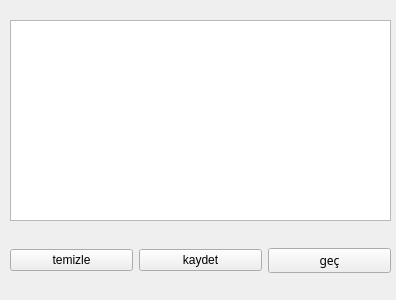
<?xml version="1.0" encoding="UTF-8"?>
<ui version="4.0">
 <class>Form</class>
 <widget class="QWidget" name="Form">
  <property name="geometry">
   <rect>
    <x>0</x>
    <y>0</y>
    <width>396</width>
    <height>300</height>
   </rect>
  </property>
  <property name="windowTitle">
   <string>Form</string>
  </property>
  <widget class="QWidget" name="horizontalLayoutWidget">
   <property name="geometry">
    <rect>
     <x>10</x>
     <y>230</y>
     <width>381</width>
     <height>61</height>
    </rect>
   </property>
   <layout class="QHBoxLayout" name="horizontalLayout">
    <item>
     <widget class="QPushButton" name="pushButton_2">
      <property name="text">
       <string>temizle</string>
      </property>
     </widget>
    </item>
    <item>
     <widget class="QPushButton" name="pushButton_3">
      <property name="text">
       <string>kaydet</string>
      </property>
     </widget>
    </item>
    <item>
     <widget class="QPushButton" name="pushButton">
      <property name="enabled">
       <bool>true</bool>
      </property>
      <property name="font">
       <font>
        <family>Old Antic Outline Shaded</family>
       </font>
      </property>
      <property name="text">
       <string>geç</string>
      </property>
     </widget>
    </item>
   </layout>
  </widget>
  <widget class="QTextEdit" name="textEdit">
   <property name="geometry">
    <rect>
     <x>10</x>
     <y>20</y>
     <width>381</width>
     <height>201</height>
    </rect>
   </property>
   <property name="sizePolicy">
    <sizepolicy hsizetype="Preferred" vsizetype="Maximum">
     <horstretch>0</horstretch>
     <verstretch>0</verstretch>
    </sizepolicy>
   </property>
   <property name="sizeIncrement">
    <size>
     <width>4</width>
     <height>9</height>
    </size>
   </property>
   <property name="cursor" stdset="0">
    <cursorShape>WaitCursor</cursorShape>
   </property>
   <property name="focusPolicy">
    <enum>Qt::ClickFocus</enum>
   </property>
   <property name="contextMenuPolicy">
    <enum>Qt::DefaultContextMenu</enum>
   </property>
  </widget>
 </widget>
 <resources/>
 <connections/>
</ui>
